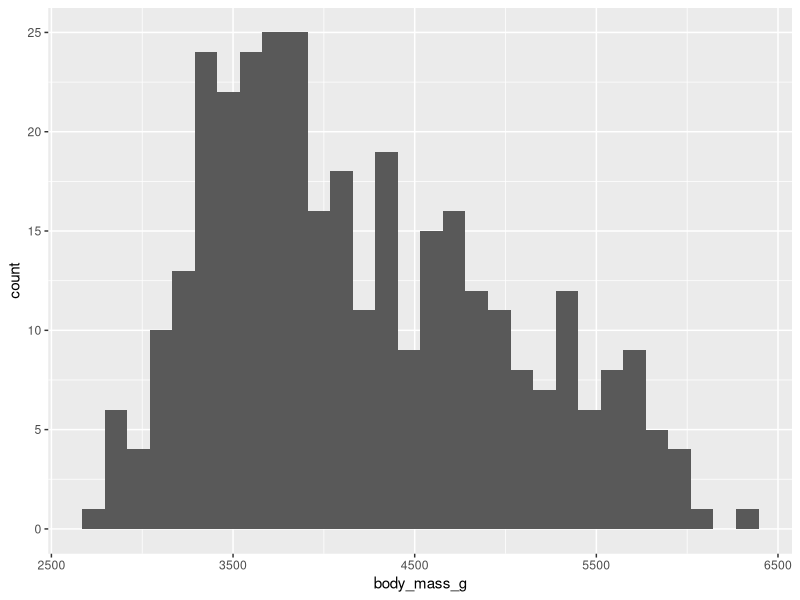
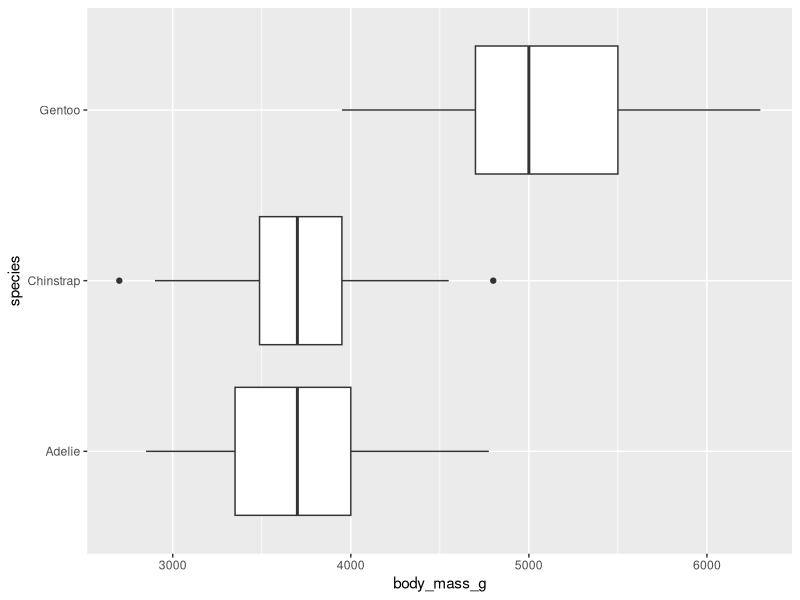
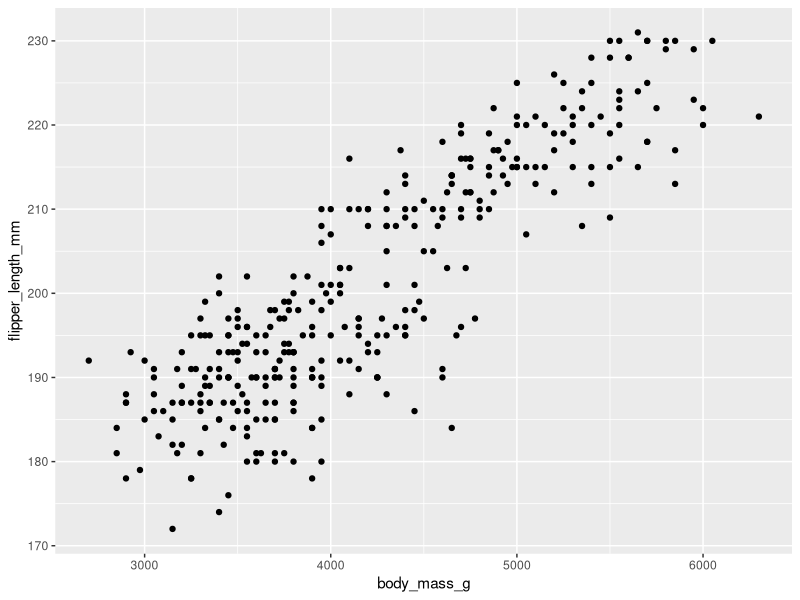
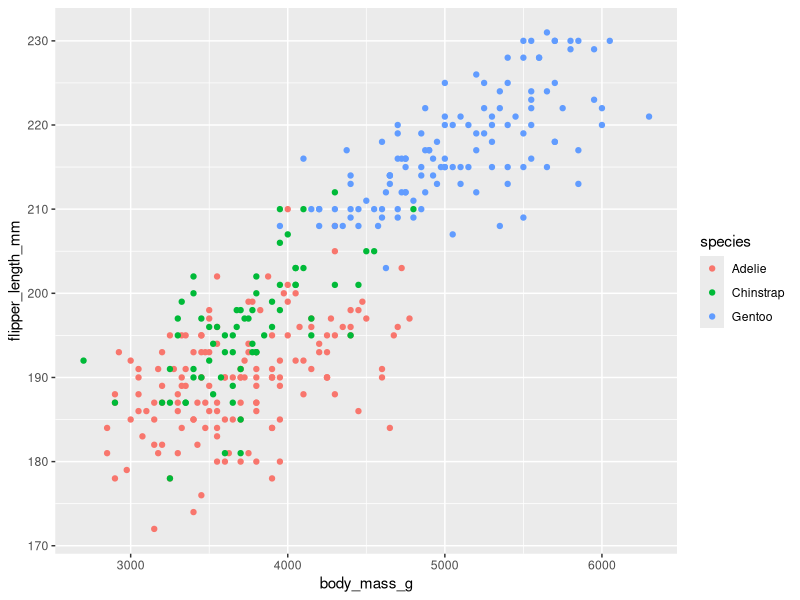
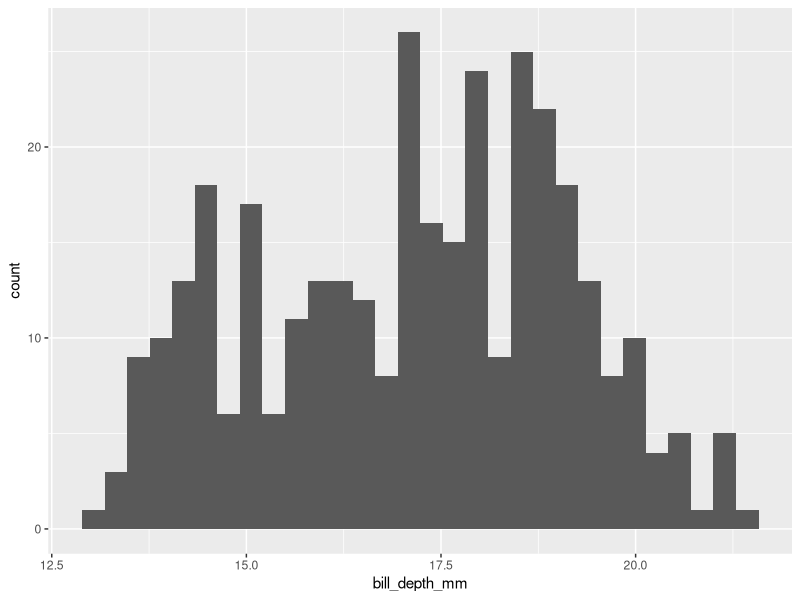
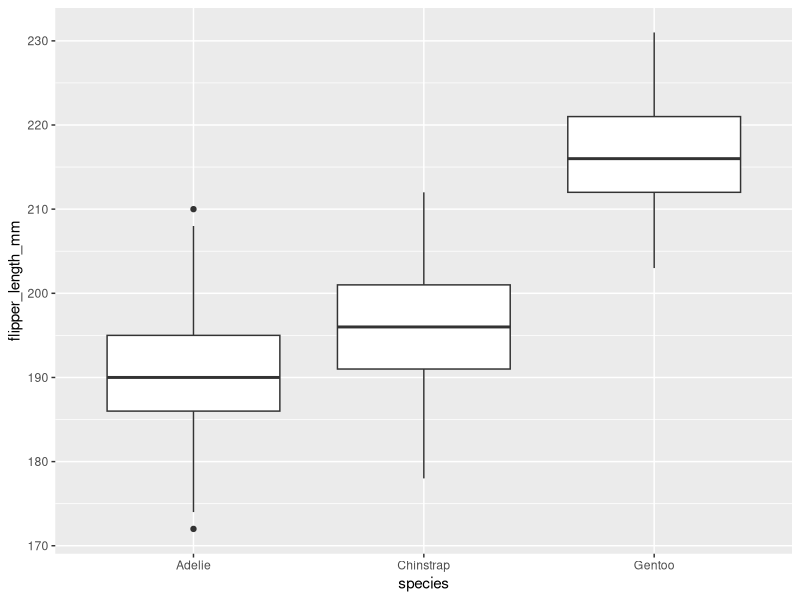
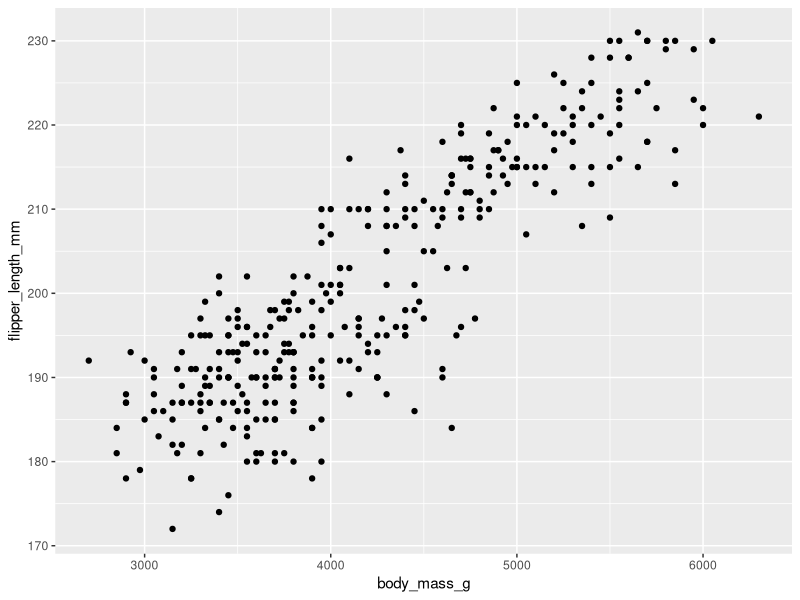

Generate these figures, in order, with R:
library(palmerpenguins)
library(ggplot2)

penguins

#Geometries
#Visualizing one continuous variable--histogram
ggplot(penguins, aes(x = body_mass_g)) +
  geom_histogram()

#Visualize one continous variable and categorial variable--boxplots
ggplot(penguins, aes(x = body_mass_g, y = species)) +
  geom_boxplot()

#Visualizing two continous varibales--scatterplots
ggplot(penguins, aes(x = body_mass_g, y = flipper_length_mm)) +
  geom_point()

#Aesthetics
ggplot(penguins, aes(x = body_mass_g,
                     y = flipper_length_mm,
                     color = species)) +
  geom_point()

# Edit code to match figures -------------------------------------------------
# At the end of the guided notes for the second video you'll find three figures.
# Edit the following code so the outputs match the figures in the notes.

# Figure 1
ggplot(penguins, aes(x = bill_depth_mm)) +
  geom_histogram()

# Figure 2
ggplot(penguins, aes(x = species, y = flipper_length_mm)) +
  geom_boxplot()

# Figure 3
ggplot(penguins, aes(x = body_mass_g, y = flipper_length_mm)) +
  geom_point()
